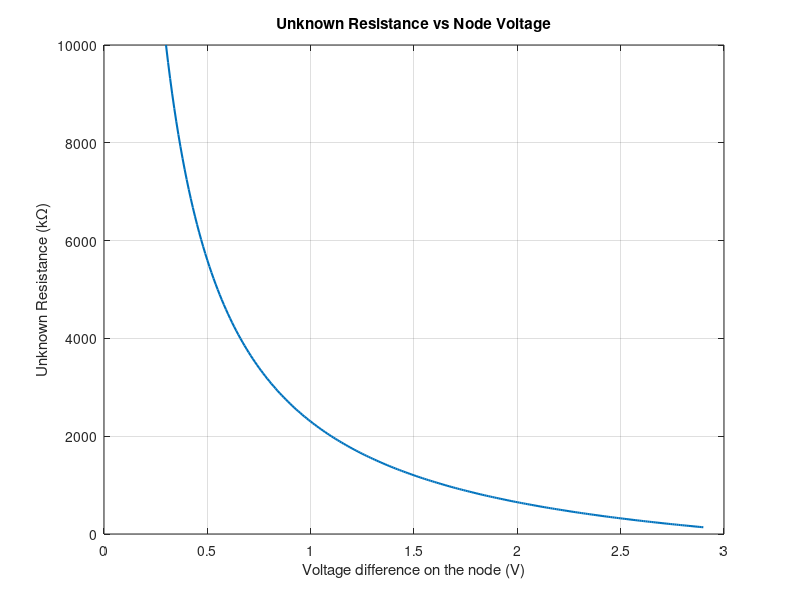

Source code (MATLAB):
% Auther: Ahmed Ahmed
% Date: 8/23/2025   
close all;
clear all;
clc
v_diff =0.3:0.01:2.9;    %% choose the range   
R_top = 2000000/ 2;        %% voltage divider resistance value    

m = v_diff ./ R_top;
R_unknown = (3.3 ./ m) - R_top;

figure;
plot(v_diff, R_unknown / 1000, 'LineWidth', 1.5);
xlabel('Voltage difference on the node (V)');
ylabel('Unknown Resistance (k\Omega)');
title('Unknown Resistance vs Node Voltage');
grid on;
